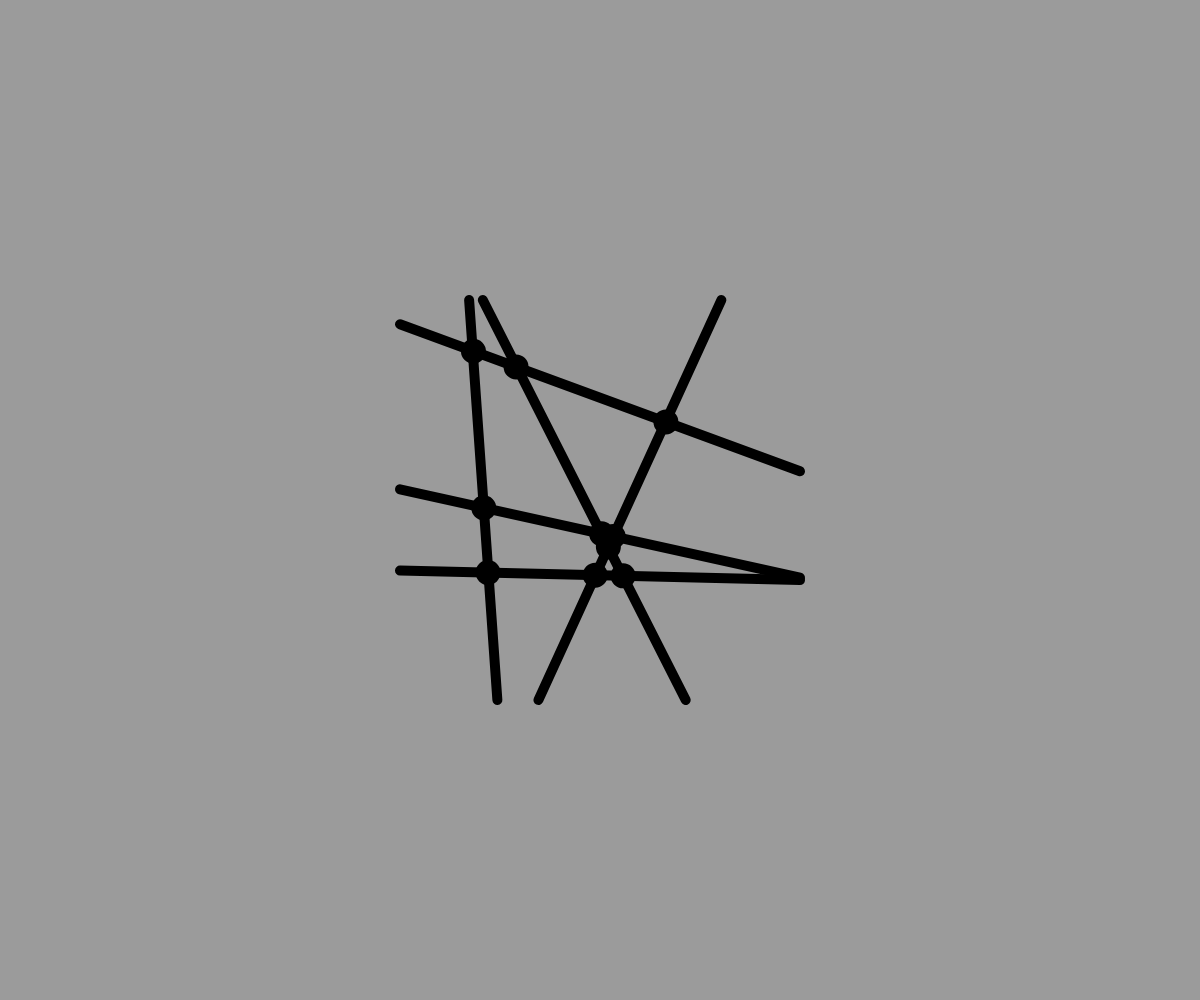
Frame 1 (no input)
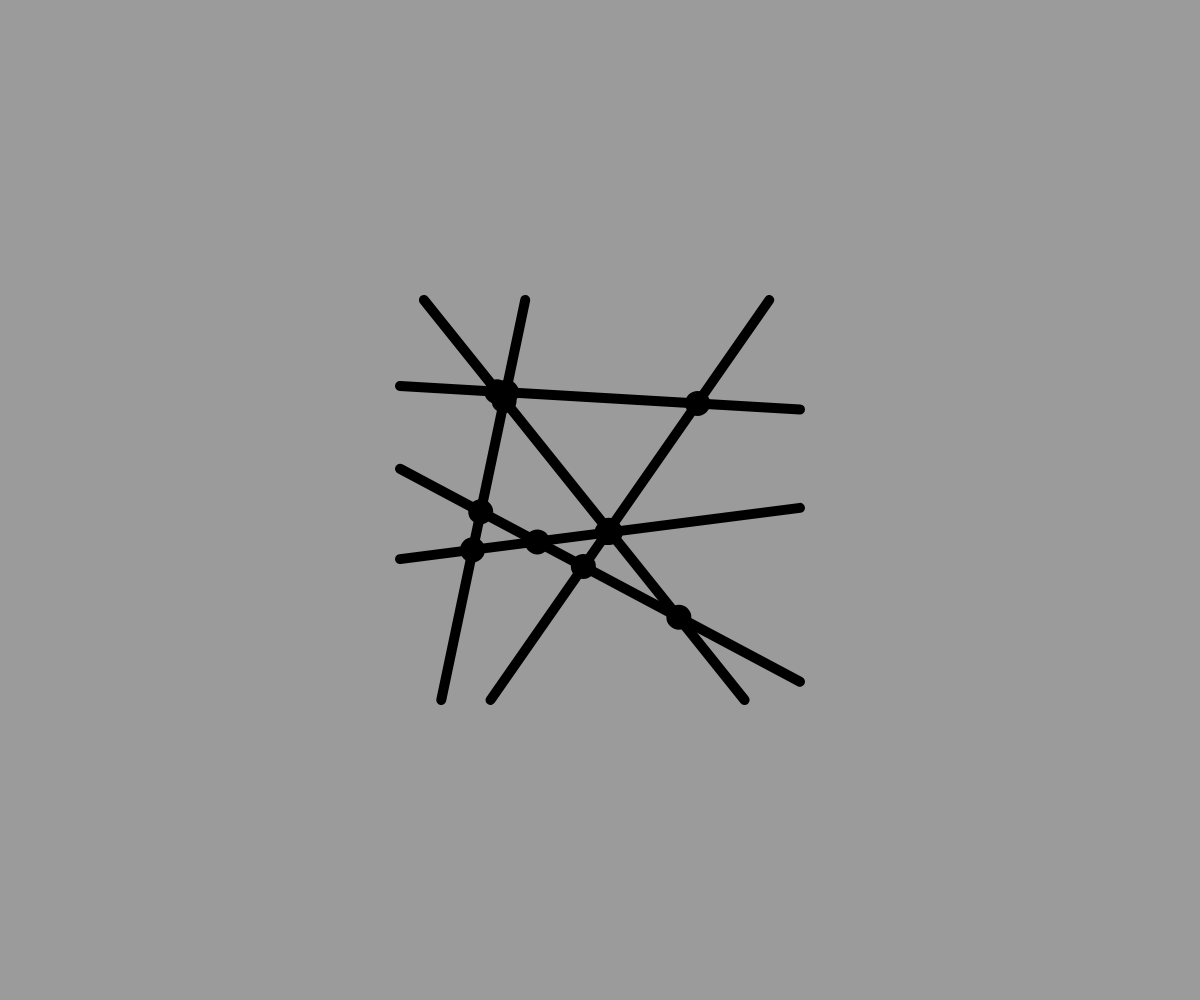
Frame 60 (no input)
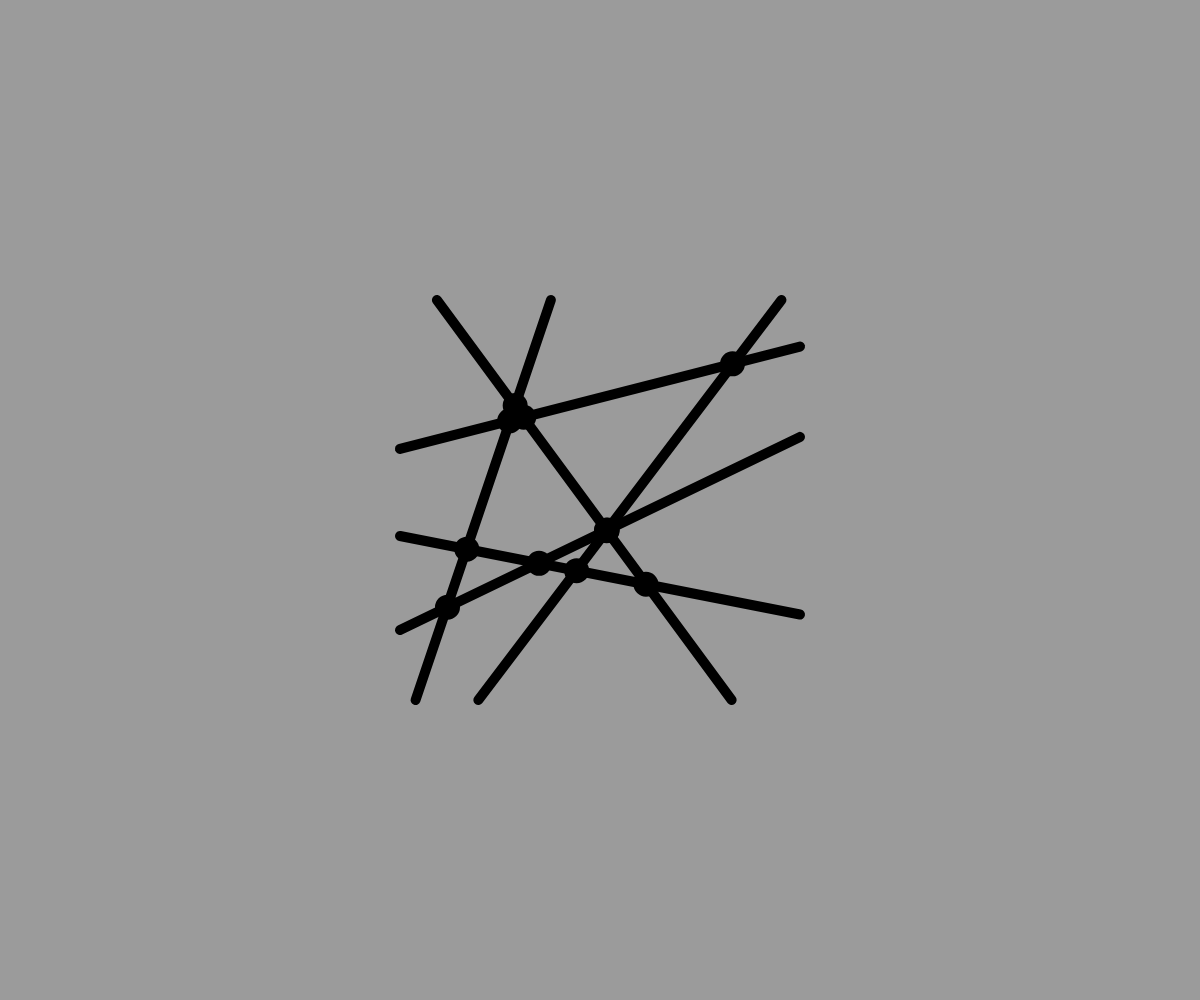
Frame 120 (the mouse pressed at the canvas centre since frame 60)

The p5.js sketch that drew these frames (run headless with seeded random() and noise() and a simulated clock; from frame 60 on, the mouse is pressed at the canvas centre):

// p5.js sketch
// ── sketch.js
class Stick {
  constructor(x1, y1, x2, y2, speed) {
    this.x1 = x1;
    this.y1 = y1;
    this.x2 = x2;
    this.y2 = y2;
    this.speed = speed;
    this.direct = 1;
  }

  display(W, H) {
    strokeWeight(10);
    line(this.x1, this.y1, this.x2, this.y2);
  }

  move() {

    if (this.x1 == -200) {
      if (Math.abs(this.y1) < 200 && Math.abs(this.y2) < 200) {
        this.y1 += this.direct * this.speed;
        this.y2 -= this.direct * this.speed;
      }

      if (Math.abs(this.y1) >= 200 || Math.abs(this.y2) >= 200) {
        this.direct = -this.direct;
        this.y1 += this.direct * this.speed;
        this.y2 -= this.direct * this.speed;

      }
    }

    if (this.y1 == 200) {
      if (Math.abs(this.x1) < 200 && Math.abs(this.x2) < 200) {
        this.x1 += this.direct * this.speed;
        this.x2 -= this.direct * this.speed;
      }

      if (Math.abs(this.x1) >= 200 || Math.abs(this.x2) >= 200) {
        this.direct = -this.direct;
        this.x1 += this.direct * this.speed;
        this.x2 -= this.direct * this.speed;
      }
    }

  }
}

function compute_intersection(s1, s2) {

  let x1 = s1.x1;
  let y1 = s1.y1;
  let x2 = s1.x2
  let y2 = s1.y2;

  let x3 = s2.x1;
  let y3 = s2.y1;
  let x4 = s2.x2;
  let y4 = s2.y2;

  let x = ((x1*y2-y1*x2)*(x3-x4) - (x3*y4-y3*x4)*(x1-x2)) / ((x1-x2)*(y3-y4) - (x3-x4)*(y1-y2));
  let y = ((x1*y2-y1*x2)*(y3-y4) - (x3*y4-y3*x4)*(y1-y2)) / ((x1-x2)*(y3-y4) - (x3-x4)*(y1-y2));

  return [x, y];
}


let sticks = [];

function setup() {
  let W = window.innerWidth;
  let H = window.innerHeight;
  createCanvas(W, H);
  background(155);

  for (let i = 0; i < 3; ++i) {
    let x1 = random(-200, 200);
    let y1 = 200;
    let x2 = random(-200, 200);
    let y2 = -200;
    let speed = random(-2, 2);
    let stick = new Stick(x1, y1, x2, y2, speed);
    sticks.push(stick);
  }

  for (let i = 0; i < 3; ++i) {
    let x1 = -200;
    let y1 = random(-200, 200);
    let x2 = 200;
    let y2 = random(-200, 200);
    let speed = random(-2, 2);
    let stick = new Stick(x1, y1, x2, y2, speed);
    sticks.push(stick);
  }

}


function draw() {
  background(155);
  let W = window.innerWidth;
  let H = window.innerHeight;

  for (let i = 0; i < sticks.length; ++i) {
    push();
    translate(W/2, H/2);

    sticks[i].display(W, H);
  
    for (let j = i - 1; j >= 0; --j) {
      let p = compute_intersection(sticks[j], sticks[i]);
      if (Math.abs(p[0]) < 200 && Math.abs(p[1]) < 200) {
        fill(0);
        ellipse(p[0], p[1], 15, 15);
      }
    }
    pop();
    

    sticks[i].move();
  }
}
